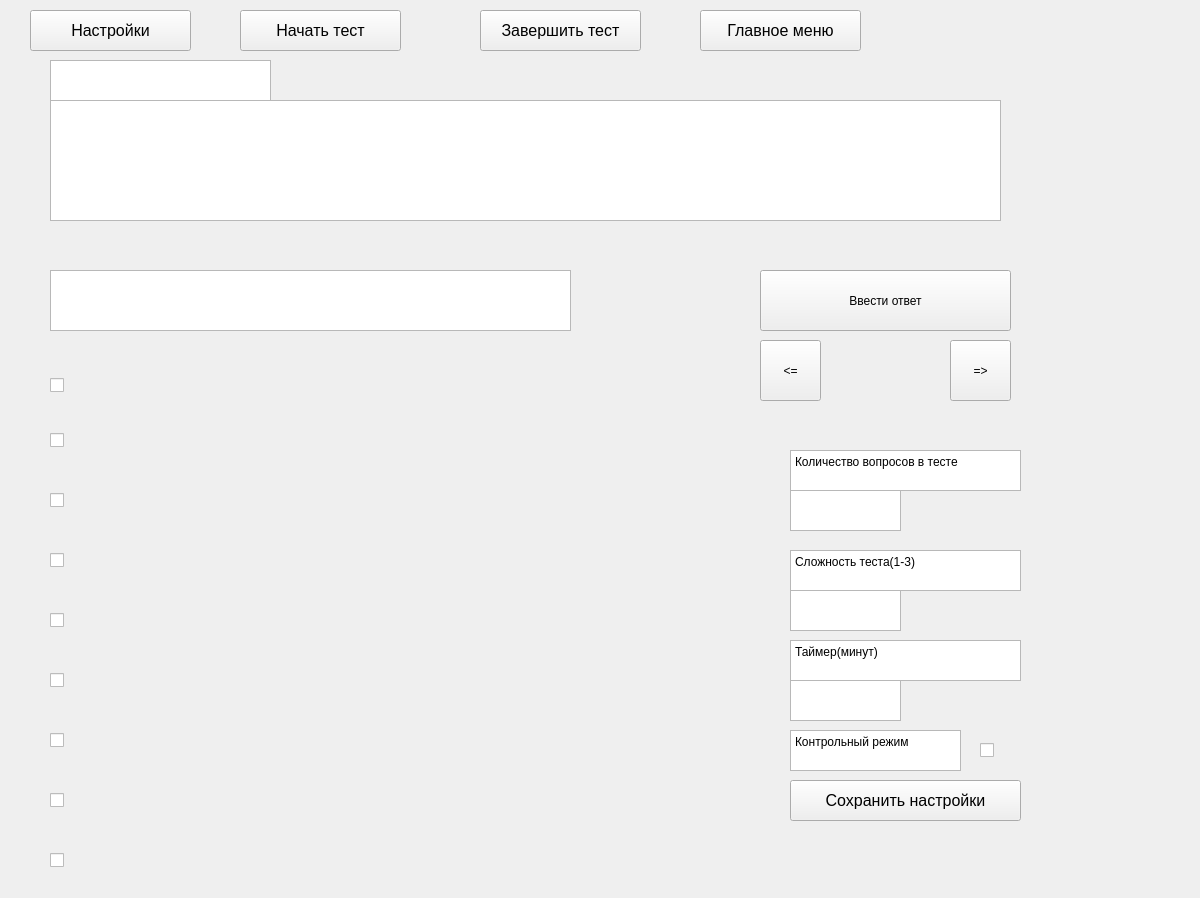
<?xml version="1.0" encoding="UTF-8"?>
<ui version="4.0">
 <class>Testing</class>
 <widget class="QWidget" name="Testing">
  <property name="geometry">
   <rect>
    <x>0</x>
    <y>0</y>
    <width>1200</width>
    <height>898</height>
   </rect>
  </property>
  <property name="windowTitle">
   <string>Testing</string>
  </property>
  <widget class="QPushButton" name="test_settingsButton">
   <property name="enabled">
    <bool>true</bool>
   </property>
   <property name="geometry">
    <rect>
     <x>30</x>
     <y>10</y>
     <width>161</width>
     <height>41</height>
    </rect>
   </property>
   <property name="font">
    <font>
     <pointsize>12</pointsize>
    </font>
   </property>
   <property name="text">
    <string>Настройки</string>
   </property>
  </widget>
  <widget class="QPushButton" name="test_startButton">
   <property name="enabled">
    <bool>true</bool>
   </property>
   <property name="geometry">
    <rect>
     <x>240</x>
     <y>10</y>
     <width>161</width>
     <height>41</height>
    </rect>
   </property>
   <property name="font">
    <font>
     <pointsize>12</pointsize>
    </font>
   </property>
   <property name="text">
    <string>Начать тест</string>
   </property>
  </widget>
  <widget class="QTextBrowser" name="questionText">
   <property name="enabled">
    <bool>true</bool>
   </property>
   <property name="geometry">
    <rect>
     <x>50</x>
     <y>100</y>
     <width>951</width>
     <height>121</height>
    </rect>
   </property>
  </widget>
  <widget class="QCheckBox" name="checkBox">
   <property name="geometry">
    <rect>
     <x>50</x>
     <y>350</y>
     <width>700</width>
     <height>70</height>
    </rect>
   </property>
   <property name="text">
    <string/>
   </property>
   <property name="checked">
    <bool>false</bool>
   </property>
  </widget>
  <widget class="QPlainTextEdit" name="plainAnswer">
   <property name="geometry">
    <rect>
     <x>50</x>
     <y>270</y>
     <width>521</width>
     <height>61</height>
    </rect>
   </property>
  </widget>
  <widget class="QPushButton" name="answerSumbitButton">
   <property name="enabled">
    <bool>true</bool>
   </property>
   <property name="geometry">
    <rect>
     <x>760</x>
     <y>270</y>
     <width>251</width>
     <height>61</height>
    </rect>
   </property>
   <property name="text">
    <string>Ввести ответ</string>
   </property>
  </widget>
  <widget class="QPushButton" name="testprevQuestionButton">
   <property name="enabled">
    <bool>true</bool>
   </property>
   <property name="geometry">
    <rect>
     <x>760</x>
     <y>340</y>
     <width>61</width>
     <height>61</height>
    </rect>
   </property>
   <property name="text">
    <string>&lt;=</string>
   </property>
  </widget>
  <widget class="QPushButton" name="testprevQuestionButton_2">
   <property name="enabled">
    <bool>true</bool>
   </property>
   <property name="geometry">
    <rect>
     <x>950</x>
     <y>340</y>
     <width>61</width>
     <height>61</height>
    </rect>
   </property>
   <property name="text">
    <string>=&gt;</string>
   </property>
  </widget>
  <widget class="QPushButton" name="test_endButton">
   <property name="enabled">
    <bool>true</bool>
   </property>
   <property name="geometry">
    <rect>
     <x>480</x>
     <y>10</y>
     <width>161</width>
     <height>41</height>
    </rect>
   </property>
   <property name="font">
    <font>
     <pointsize>12</pointsize>
    </font>
   </property>
   <property name="text">
    <string>Завершить тест</string>
   </property>
  </widget>
  <widget class="QCheckBox" name="checkBox_2">
   <property name="geometry">
    <rect>
     <x>50</x>
     <y>410</y>
     <width>700</width>
     <height>60</height>
    </rect>
   </property>
   <property name="text">
    <string/>
   </property>
   <property name="checked">
    <bool>false</bool>
   </property>
  </widget>
  <widget class="QCheckBox" name="checkBox_3">
   <property name="geometry">
    <rect>
     <x>50</x>
     <y>470</y>
     <width>700</width>
     <height>60</height>
    </rect>
   </property>
   <property name="text">
    <string/>
   </property>
   <property name="checked">
    <bool>false</bool>
   </property>
  </widget>
  <widget class="QCheckBox" name="checkBox_4">
   <property name="geometry">
    <rect>
     <x>50</x>
     <y>530</y>
     <width>700</width>
     <height>60</height>
    </rect>
   </property>
   <property name="text">
    <string/>
   </property>
   <property name="checked">
    <bool>false</bool>
   </property>
  </widget>
  <widget class="QCheckBox" name="checkBox_5">
   <property name="geometry">
    <rect>
     <x>50</x>
     <y>590</y>
     <width>700</width>
     <height>60</height>
    </rect>
   </property>
   <property name="text">
    <string/>
   </property>
   <property name="checked">
    <bool>false</bool>
   </property>
  </widget>
  <widget class="QCheckBox" name="checkBox_6">
   <property name="geometry">
    <rect>
     <x>50</x>
     <y>650</y>
     <width>700</width>
     <height>60</height>
    </rect>
   </property>
   <property name="text">
    <string/>
   </property>
   <property name="checked">
    <bool>false</bool>
   </property>
  </widget>
  <widget class="QCheckBox" name="checkBox_7">
   <property name="geometry">
    <rect>
     <x>50</x>
     <y>710</y>
     <width>700</width>
     <height>60</height>
    </rect>
   </property>
   <property name="text">
    <string/>
   </property>
   <property name="checked">
    <bool>false</bool>
   </property>
  </widget>
  <widget class="QCheckBox" name="checkBox_8">
   <property name="geometry">
    <rect>
     <x>50</x>
     <y>770</y>
     <width>700</width>
     <height>60</height>
    </rect>
   </property>
   <property name="text">
    <string/>
   </property>
   <property name="checked">
    <bool>false</bool>
   </property>
  </widget>
  <widget class="QPushButton" name="test_menuButton">
   <property name="geometry">
    <rect>
     <x>700</x>
     <y>10</y>
     <width>161</width>
     <height>41</height>
    </rect>
   </property>
   <property name="font">
    <font>
     <pointsize>12</pointsize>
    </font>
   </property>
   <property name="text">
    <string>Главное меню</string>
   </property>
  </widget>
  <widget class="QPlainTextEdit" name="plain1">
   <property name="geometry">
    <rect>
     <x>790</x>
     <y>490</y>
     <width>111</width>
     <height>41</height>
    </rect>
   </property>
  </widget>
  <widget class="QPlainTextEdit" name="plain2">
   <property name="geometry">
    <rect>
     <x>790</x>
     <y>590</y>
     <width>111</width>
     <height>41</height>
    </rect>
   </property>
  </widget>
  <widget class="QPlainTextEdit" name="plain3">
   <property name="geometry">
    <rect>
     <x>790</x>
     <y>680</y>
     <width>111</width>
     <height>41</height>
    </rect>
   </property>
  </widget>
  <widget class="QCheckBox" name="checkBox_9">
   <property name="geometry">
    <rect>
     <x>980</x>
     <y>740</y>
     <width>41</width>
     <height>20</height>
    </rect>
   </property>
   <property name="text">
    <string/>
   </property>
  </widget>
  <widget class="QPushButton" name="test_settingsButton_2">
   <property name="enabled">
    <bool>true</bool>
   </property>
   <property name="geometry">
    <rect>
     <x>790</x>
     <y>780</y>
     <width>231</width>
     <height>41</height>
    </rect>
   </property>
   <property name="font">
    <font>
     <pointsize>12</pointsize>
    </font>
   </property>
   <property name="text">
    <string>Сохранить настройки</string>
   </property>
  </widget>
  <widget class="QPlainTextEdit" name="plainLabel">
   <property name="geometry">
    <rect>
     <x>790</x>
     <y>450</y>
     <width>231</width>
     <height>41</height>
    </rect>
   </property>
   <property name="readOnly">
    <bool>true</bool>
   </property>
   <property name="plainText">
    <string>Количество вопросов в тесте</string>
   </property>
  </widget>
  <widget class="QPlainTextEdit" name="plainLabel_2">
   <property name="geometry">
    <rect>
     <x>790</x>
     <y>550</y>
     <width>231</width>
     <height>41</height>
    </rect>
   </property>
   <property name="readOnly">
    <bool>true</bool>
   </property>
   <property name="plainText">
    <string>Сложность теста(1-3)</string>
   </property>
  </widget>
  <widget class="QPlainTextEdit" name="plainLabel_3">
   <property name="geometry">
    <rect>
     <x>790</x>
     <y>640</y>
     <width>231</width>
     <height>41</height>
    </rect>
   </property>
   <property name="readOnly">
    <bool>true</bool>
   </property>
   <property name="plainText">
    <string>Таймер(минут)</string>
   </property>
  </widget>
  <widget class="QPlainTextEdit" name="plainLabel_4">
   <property name="geometry">
    <rect>
     <x>790</x>
     <y>730</y>
     <width>171</width>
     <height>41</height>
    </rect>
   </property>
   <property name="readOnly">
    <bool>true</bool>
   </property>
   <property name="plainText">
    <string>Контрольный режим</string>
   </property>
  </widget>
  <widget class="QCheckBox" name="checkBox_10">
   <property name="geometry">
    <rect>
     <x>50</x>
     <y>830</y>
     <width>700</width>
     <height>60</height>
    </rect>
   </property>
   <property name="text">
    <string/>
   </property>
   <property name="checked">
    <bool>false</bool>
   </property>
  </widget>
  <widget class="QPlainTextEdit" name="plain0">
   <property name="geometry">
    <rect>
     <x>50</x>
     <y>60</y>
     <width>221</width>
     <height>41</height>
    </rect>
   </property>
  </widget>
 </widget>
 <layoutdefault spacing="6" margin="11"/>
 <resources/>
 <connections/>
</ui>
